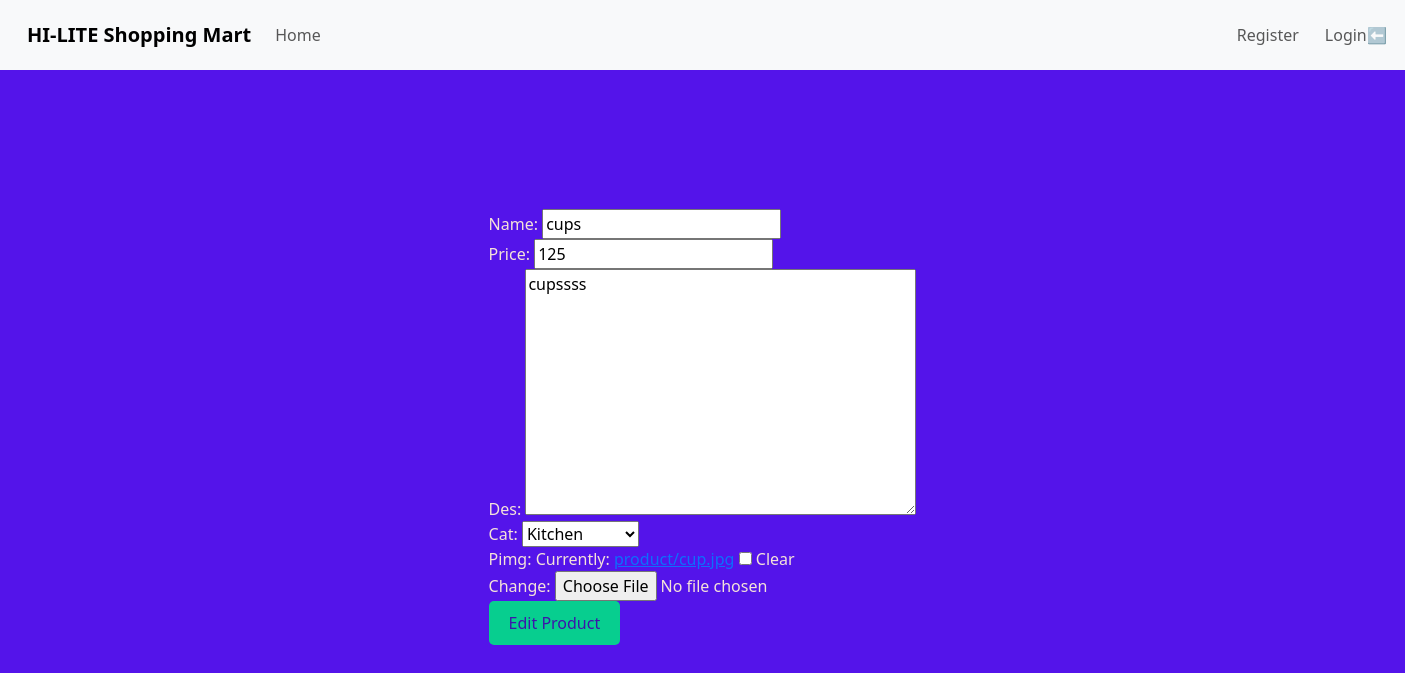
/shop/editpro/2, run on the app's committed database.
### shop/models.py (models this page shows, shortened)
class Product(models.Model):
    name=models.CharField(max_length=40)
    price=models.IntegerField()
    des=models.TextField(blank=True)
    cat=models.ForeignKey(Category,on_delete=models.CASCADE)
    pimg=models.ImageField(upload_to="product",blank=True)

class Category(models.Model):
    name=models.CharField(max_length=20)
    des=models.TextField(blank=True)
    cimg=models.ImageField(upload_to="category",blank=True)
    def __str__(self):
        return self.name

### shop/views.py (the view)
# urls.py: path("editpro/<int:pid>",editproduct,name="edit_product"),
def editproduct(request,pid):
    pro_obj=Product.objects.get(id=pid)
    if request.method=="POST":
        form=ProductForm(request.POST,request.FILES,instance=pro_obj)
        if form.is_valid():
            form.save()
            return redirect(allproducts)
    else:
        form=ProductForm(instance=pro_obj)
    return render(request,"editpro.html",{"form":form})

### shop/forms.py
class ProductForm(forms.ModelForm):
    class Meta:
        model=Product
        fields="__all__"

### templates/editpro.html (shortened to what this page needs)
{% extends "base.html" %}
{% block content %}
    <form method="POST" enctype="multipart/form-data">
        {{form}}
        <input type="submit" value="Edit Product">
    </form>
{% endblock %}

### static/css/base.css (style rules this page uses)
body { min-height: 100%; display: flex; flex-direction: column; margin: 0; }
input[type="submit"] { padding:10px 20px; background:rgb(7, 206, 143); color:rgb(61, 21, 170); border:none; border-radius:5px; cursor:pointer; }

### data on the page
Product: name "cups", price "125", des "cupssss", cat "Kitchen"
